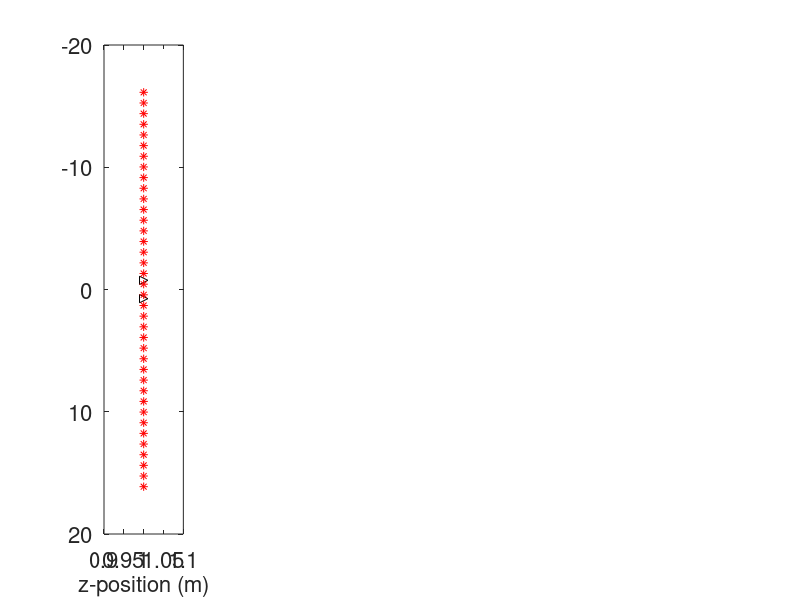

MATLAB code for this plot: (Note: this script raises an error after producing the figure.)
%% AmbientNoiseDiffusion_synthetics.m
%
% Demonstration of ambient noise diffusion analysis as illustrated in
% Figure 2 of manuscript by Fulton & Brodsky: "Determining Hydraulic 
% Diffusivity from Ambient Noise Signals of Advection in Temperature Data"
% which builds upon the work of Sneider, 2006; Fan and Sneider, 2009; 
% and Shamsalsadati and Weiss, 2014.
%
% Objectives:
% 1) Create synthetic ambient noise time-series of pressure and pressure 
% gradient at 2 observation points resulting from distributed pressure 
% sources.
% 2) perform ambient noise diffusion analysis to reconstruct Green's
% function response
% 3) compare empirical responses to analytical solutions 
% mks units used throughout for calculations. 
% Time or lag vectors plotted in days for illustrative purposes.
%
% Utilizes the following custom functions:
% f_AmbNoiseDiff - uses parfor parallelization; 
%       edit 'parfor' to 'for' to unparallelize if necessary.
% f_DiffGreen
% f_DerDiffGreen
% f_synth_ambdiff_freq_PandFlow
% save2pdf (optional)
%
%
% Patrick M. Fulton
% pfulton@cornell.edu
% July 2022
% https://github.com/patrickmfulton/AmbientNoiseDiffusion
% modified by E Brodsky Decembr 2022

clear, close all;

%%
savepdf=0; %save pdf?
R=1;% Number of runs to average over.

%%
%%MODEL PARAMETERS    

dD=.1;
% Dall=10.^(-10:dD:0); %initial range of D estimates
Dall=10.^-(5); % option to perform on single D estimate

L=1.5;  % distance between two receivers [m];

dt=600;
tmax=86400*900;

t=[dt:dt:tmax]; %time vector [s]

%%SOURCE DISTRIBUTION
Ws=34; %width of source distribution
rhos=1.147; % Source density

%location of two receivers (i.e. observation points / sensors)
x_R1=L/2;
x_R2=-L/2; % symetric around zero

%location of source 
dx_source=1./rhos;
x_source1=dx_source/2:dx_source:Ws/2;
x_source2=(-dx_source/2:-dx_source:-Ws/2);

x_source=[x_source2 x_source1];

% Plot spatial distribution of sources and observation points
figure(1)
ax(1)=subplot(1,5,1);
plot(1,[x_R1 x_R2],'k>')
hold on
plot(1,[x_source2 x_source1],'r*')
ylim([-1 1]*20)
axis ij
xlabel('z-position (m)')
set(gca,'fontsize',16)
    set(findall(gcf,'type','text'),'fontsize',16)
    
%%
% SOLUTION OF PULSE SOURCE



N=length(t);
f=(0:N-1)/(N*dt); %frequency
w=2*pi*f; %angular frequency
GG=zeros(length(t)-1,R); %initialize array for Green's function responses for Pressure
FF=zeros(length(t)-1,R); %initialize array for Green's function responses for Pressure gradient



for dd=1:length(Dall)
    D=Dall(dd);
for ii=1:R % RUN SEVERAL TIMES    
    
    
%%Analytical Green function between two receiver
G_th=f_DiffGreen(t,L,D,1)'; %theoretical soln for Pressure
F_th=f_DerDiffGreen(t,L,D,1)'; %theoretical soln for pressure gradient
 


%% Create synthetic signals for analysis
% Diffusion signal at x1 from source ix in freq. domain with random phase
% and Diffusion signal at x2 from source ix in freq. domain...
%     maintaining phase shifts for both receivers, x1 and x2.
%  G represents Presure response; F represents pressure gradient response.

for ix=1:length(x_source)

 x1=(x_R1-x_source(ix));
 x2=(x_R2-x_source(ix));


[G1,F1,Shift]=f_synth_ambdiff_freq_PandFlow(D,t,x1); 
[G2,F2]=f_synth_ambdiff_freq_PandFlow(D,t,x2,Shift); 

G1A(ix,:)=G1; %matrix of all the source responses for Pressure
G2A(ix,:)=G2;

F1A(ix,:)=F1; %matrix of all the source responses for Pressure gradient
F2A(ix,:)=F2;

end
%% 
%% Construct synthetic time-series by compiling source responses 
%  and transforming to time-domain.
dw=w(2)-w(1);

G1=sum(G1A,1); %synthetic series  of all sources
G2=sum(G2A,1);
data1=real(ifft(G1)*dw); %synthetic time series for R1
data2=real(ifft(G2)*dw); % " for R2

F1=sum(F1A,1); %synthetic series of all sources
F2=sum(F2A,1);
ddata1=real(ifft(F1)*dw); %synthetic time series for R1
ddata2=real(ifft(F2)*dw); % " for R2

%%%%%%%%%%%%%%%%%%%%%%%%%%%%%%%%%%%%%%%%%%%%%%%%%%%%%%%%%%%%%%%%%%%%%%%%%%%
%% Do Ambient Diffusion analysis (i.e. -2*d/dt of xcorr)
win=length(data1)/1; %time window to evaluate over = full time series. 
[tw,Gd,dlag]=f_AmbNoiseDiff(t,data1,data2,win,win,'biased');

Gd=Gd(round(length(Gd)/2)+1:end,:); %just positive lags
dlag2=(1:length(Gd))*dt;  %convert lags units to time

Gdn=Gd/max(Gd(dlag2<864000)); %normalize by max within short lag
GG(:,ii)=Gd; %store empirical response from separate runs
%%%%%%%%%%%%%%%%%%%%%%%%%%%%%%%%%%%%%%%%%%%%%%%%%%%%%%%%%%%%%%%%%%%%%%%%%%%

%%
win=length(data1)/1;
[tw,Fd,dlag]=f_AmbNoiseDiff(t,ddata1,ddata2,win,win,'biased');

Fd=Fd(round(length(Fd)/2)+1:end,:); %just positive lags
dlag2=(1:length(Gd))*dt;  %convert lags units to time

Fdn=Fd/max(Fd(dlag2<864000)); %normalize by max within short lag
FF(:,ii)=Fd;  %store empirical response from separate runs
%%%%%%%%%%%%%%%%%%%%%%%%%%%%%%%%%%%%%%%%%%%%%%%%%%%%%%%%%%%%%%%%%%%%%%%%%%%
%% Fit Diffusivity
modelfun = @(D,t) f_DiffGreen(t,L,D,1)/max(f_DiffGreen(t,L,D,1));
D0 = [1e-4];
i1=find(diff(Gdn,1)>0,1); % eliminates the small, unstable region near 0 lag. Starts with the slope positive
i2=max(find(t<5*24*3600)); % fit first 5 days of data 
% should be adjusted to longer if the hydraulic diffusivity is very low
I=(i1:i2);
mdl = fitnlm(t(I),Gdn(I)/max(Gdn(I)),modelfun,D0);
Dfit=mdl.Coefficients.Estimate
Gfit=f_DiffGreen(t,L,Dfit,1)/max(f_DiffGreen(t,L,Dfit,1));

modelfunF = @(D,t) f_DerDiffGreen(t,L,D,1)/max(f_DerDiffGreen(t,L,D,1));
i1=find(diff(Fdn,1)>0,1)+2;
i2=max(find(t<5*24*3600));
I=(i1:i2);
mdl = fitnlm(t(I),Fdn(I)/max(Fdn(I)),modelfunF,D0);
Dfit=mdl.Coefficients.Estimate
Ffit=f_DerDiffGreen(t,L,Dfit,1)/max(f_DerDiffGreen(t,L,Dfit,1));



%% Plot synthetic time series and empirical & analytical response functions
figure(2)
ax(1)=subplot(3,2,1);
plot(t/86400,[data1; data2],'linewidth',2)
xlabel('Time (days)')
ylabel('Synth. Data')
set(gca,'fontsize',16)
    set(findall(gcf,'type','text'),'fontsize',16)
    
ax(2)=subplot(3,2,3);
plot(dlag2/86400,Gdn,'k-','linewidth',2), hold on

hold on

    plot(t/86400,G_th./max(G_th),'r--','linewidth',2)
    plot(t/86400,Gfit,'c:','linewidth',2)

xlim([0 5])
xlabel('Lag (days)')
set(gca,'fontsize',16)
    set(findall(gcf,'type','text'),'fontsize',16)

ax(4)=subplot(3,2,5);
plot(dlag2/86400,Fdn,'k-','linewidth',2), hold on
hold on
plot(t/86400,F_th./max(F_th),'r--','linewidth',2)
    plot(t/86400,Ffit,'c:','linewidth',2)

xlim([0 5])
ylim([-1 1])
xlabel('Lag (days)')
set(gca,'fontsize',16)
    set(findall(gcf,'type','text'),'fontsize',16)
%%



end
end
legend('Numerical Simulation','Analytical Solution','Recovered')

if savepdf==1
save2pdf(['Figure2ABC_',datestr(now,'yyyymmddhhMM')])  
% https://www.mathworks.com/matlabcentral/fileexchange/16179-save2pdf 
end



